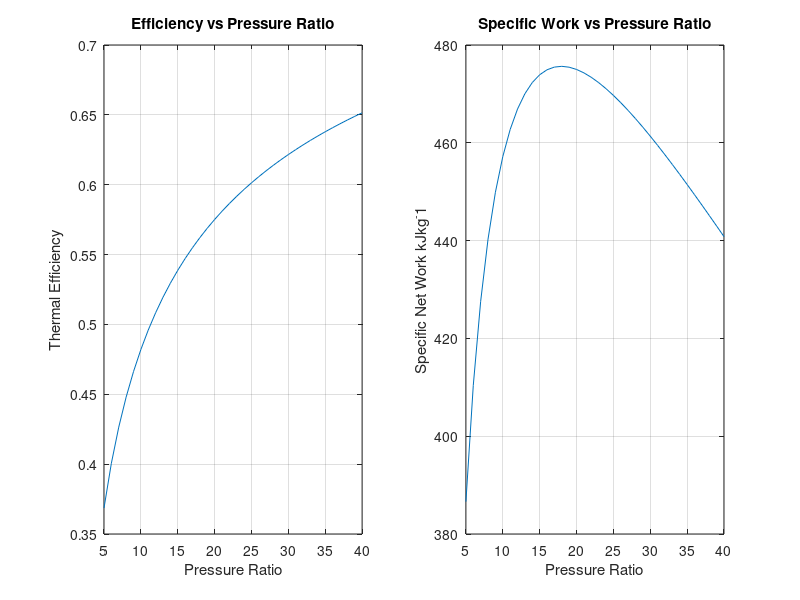

This chart was generated by the following MATLAB code:
%{
Author - Aayan Mahmood 
Date - 25/8/2026
Purpose - Models the ideal Brayton cycle for a gas turbine, analysing 
the effect of pressure ratio on thermal efficiency and specific net work 
output. 
%}

%% Variables

T1 = 288.15; % K ( 15 C ) 
rp = 5:1:40; % pressure ratio from 5-40
gamma = 1.4;
T3 = 1500; % Inlet temp peak temp
cp = 1005; % J/KgK, specific heat of air 
%%

T2 = T1 * rp .^((gamma-1)/(gamma));
T4 = T3 * (1./rp).^((gamma-1)/(gamma));
%%

wc = cp*(T2-T1);
wt = cp*(T3-T4);
w_net = wt-wc; 
qin = cp*(T3-T2);
eta = w_net ./ qin;

%% Plot

figure;

subplot(1,2,1);
plot(rp, eta);
xlabel('Pressure Ratio');
ylabel('Thermal Efficiency');
title('Efficiency vs Pressure Ratio');
grid on;

subplot(1,2,2);
plot(rp, w_net / 1000);
xlabel('Pressure Ratio');
ylabel('Specific Net Work kJkg^-1');
title('Specific Work vs Pressure Ratio');
grid on;
